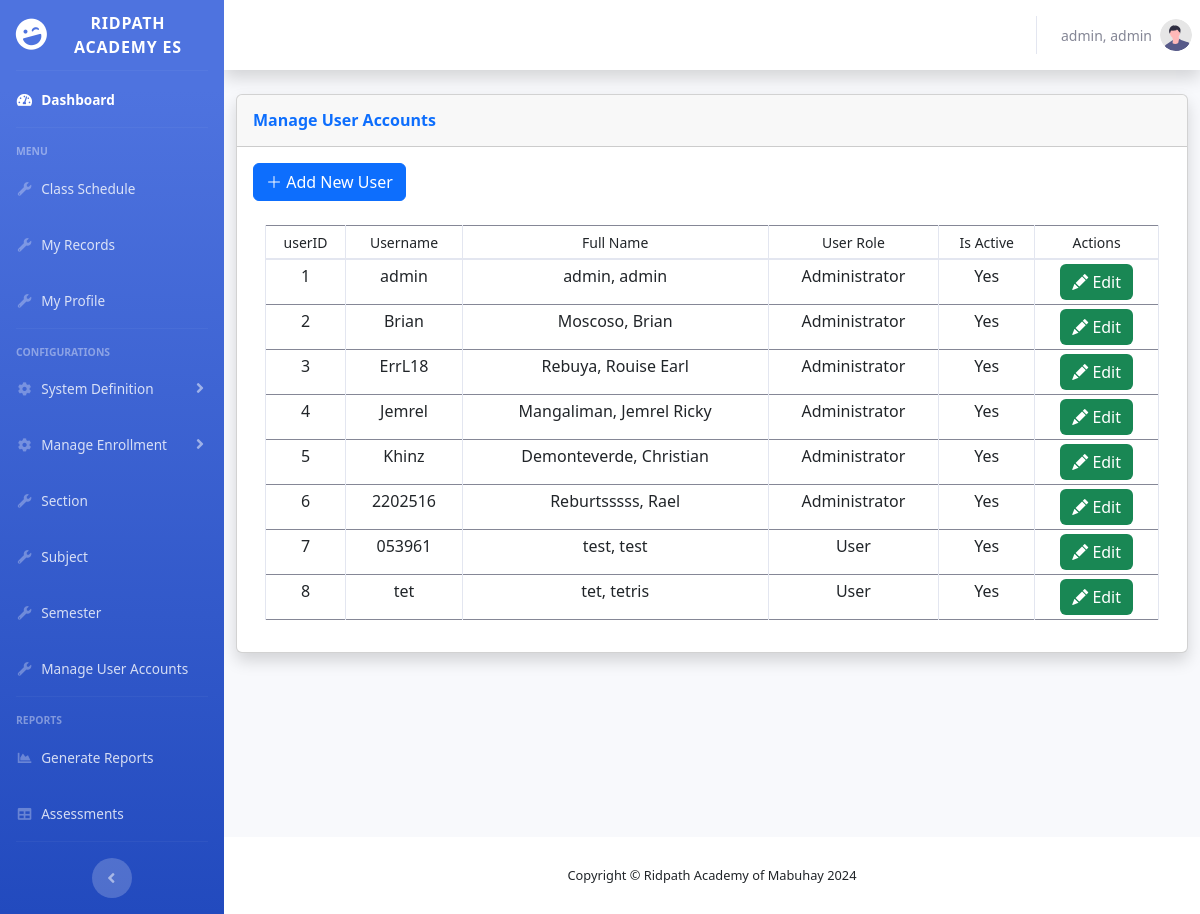
/admin/manageUserAccounts.php (signed in), run on an earlier commit of the app's database.
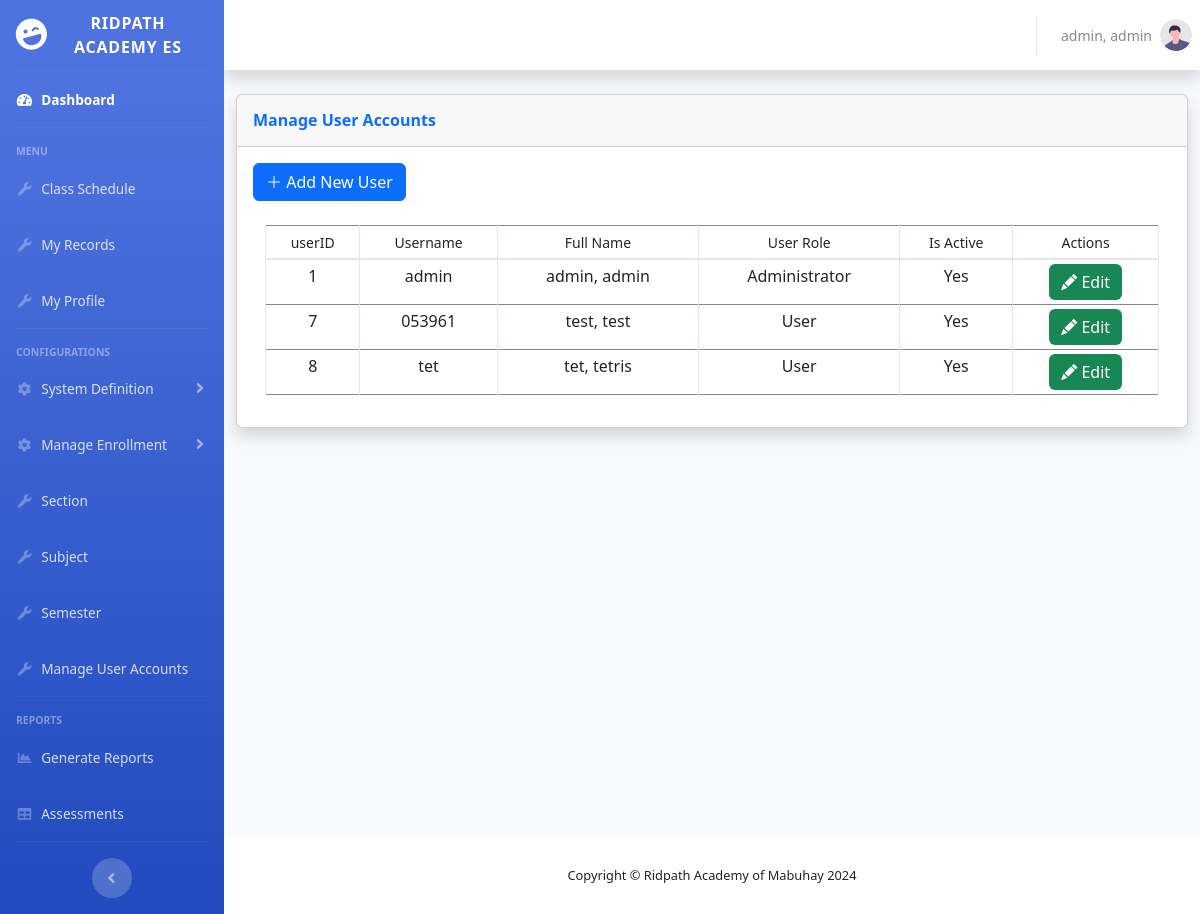
And on a later commit of the database.
### tables this page shows
CREATE TABLE `users` (
  `userID` int(11) NOT NULL,
  `username` varchar(255) NOT NULL,
  `password` varchar(255) NOT NULL,
  `isActive` int(11) NOT NULL,
  `userRole` int(11) NOT NULL,
  `fullname` varchar(200) NOT NULL,
  `lastname` varchar(200) NOT NULL,
  `firstname` varchar(200) NOT NULL
);

### admin/manageUserAccounts.php (the view, shortened to what this page needs)
<?php
    require '../shared/header.php';
?>
                <div class="container-fluid">
                    <div class="row">
                        <div class="col-xl-12 col-lg-12">
                            <div class="card shadow mb-4">
                                <div
                                    class="card-header py-3 d-flex flex-row align-items-center justify-content-between">
                                    <h6 class="m-0 font-weight-bold text-primary">Manage User Accounts</h6>
                                </div>
                                <div class="card-body">
                                    <div class="row" id="page-btn-container">
                                        <div class="col-4">
                                        <button class="btn btn-primary" id="page-btn" data-bs-toggle="modal" data-bs-target="#modal-Add"><i class="bi bi-plus-lg"></i> Add New User</button>
                                        </div>
                                    </div>
                                    <div class="container">
                                    <div class="table-responsive mt-4">
                                    <table class="table table-hover table-bordered table-sm w-100" id="table">
                                        <thead>
                                        <tr>
                                            <th scope="col" class="text-center" id="th"><small>userID</small></th>
                                            <th scope="col" class="text-center" id="th"><small>Username</small></th>
                                            <th scope="col" class="text-center" id="th"><small>Full Name</small></th>
                                            <th scope="col" class="text-center" id="th"><small>User Role</small></th>
                                            <th scope="col" class="text-center" id="th"><small>Is Active</small></th>
                                            <th scope="col" class="text-center" id="th"><small>Actions</small></th>
                                        </tr>
                                        </thead>
                                        <tbody>
                                        <?php
                                        $fetchQuery = "SELECT * FROM users";
                                        $fetchedData = mysqli_query($conn, $fetchQuery);
                                        while($DataArray = mysqli_fetch_assoc($fetchedData)){
                                            $userID = $DataArray['userID'];
                                            $username = $DataArray['username'];
                                            $fullname = $DataArray['fullname'];
                                            $userRole = $DataArray['userRole'];
                                            $status = $DataArray['isActive'];
                                            ?>
                                            <tr>
                                                <td class="text-center" id="td"><?php echo $userID; ?></td>
                                                <td class="text-center" id="td"><?php echo $username; ?></td>
                                                <td class="text-center" id="td"><?php echo $fullname; ?></td>
                                                <td class="text-center" id="td">
                                                    <?php
                                                        if ($userRole == 1)
                                                            echo 'Administrator';
                                                        else
                                                            echo 'User';
                                                     ?>
                                                </td>
                                                <td class="text-center" id="td">
                                                    <?php
                                                        if ($status == 1)
                                                            echo 'Yes';
                                                        else
                                                            echo 'No';
                                                     ?>
                                                </td>
                                                <td class="text-center" id="td">
                                                    <button class="btn btn-success border-0" title="Edit" id="table-button"
                                                            data-bs-toggle="modal"
                                                            data-bs-target="#modal-Edit"
                                                            data-bs-userID="<?php echo $userID;?>"
                                                            >
                                                            <i class="bi bi-pencil-fill" id="table-btn-icon"></i> <span id="tablebutton-text">Edit</span>
                                                    </button>
                                                </td>
                                            </tr>
                                            <?php
                                        }
                                        ?>
                                        </tbody>
                                    </table>
                                    </div>
                                    </div>
                                </div>
                            </div>
                        </div>
                    </div>
                </div>
            </div>
<?php
    require '../shared/footer.php';
?>

### shared/header.php (shortened to what this page needs)
<!DOCTYPE html>
<html lang="en">
<head>
    <link href="../vendor/fontawesome-free/css/all.min.css" rel="stylesheet" type="text/css">
    <link href="../css/sb-admin-2.min.css" rel="stylesheet">
    <link href="../css/bootstrap5.min.css" rel="stylesheet">
    <link rel="stylesheet" href="https://cdn.jsdelivr.net/npm/bootstrap-icons@1.9.1/font/bootstrap-icons.css">
    <link href="../css/style.css" rel="stylesheet">
    <link rel="stylesheet" href="../css/dataTables.bootstrap5.min.css">
</head>
<body id="page-top">
    <div id="wrapper">
        <?php
        require 'sidebar.php';
        ?>
        <div id="content-wrapper" class="d-flex flex-column">
            <div id="content">
                <nav class="navbar navbar-expand navbar-light bg-white topbar mb-4 static-top shadow">
                    <ul class="navbar-nav ml-auto">
                        <li class="nav-item dropdown no-arrow">
                            <a class="nav-link dropdown-toggle" href="#" id="userDropdown" role="button"
                                data-toggle="dropdown" aria-haspopup="true" aria-expanded="false">
                                <span class="mr-2 d-none d-lg-inline text-gray-600 small">
                                    <?php echo $_SESSION['logged_username']; ?>
                                </span>
                                <img class="img-profile rounded-circle"
                                    src="../img/undraw_profile.svg">
                            </a>
                        </li>
                    </ul>
                </nav>

### shared/sidebar.php (shortened to what this page needs)
<ul class="navbar-nav bg-gradient-primary sidebar sidebar-dark accordion" id="accordionSidebar">
<a class="sidebar-brand d-flex align-items-center justify-content-center" href="dashboard.php">
    <div class="sidebar-brand-icon rotate-n-15">
        <i class="fas fa-laugh-wink"></i>
    </div>
    <div class="sidebar-brand-text mx-3">Ridpath Academy ES</div>
</a>
<hr class="sidebar-divider my-0">
<li class="nav-item active">
    <a class="nav-link" href="dashboard.php">
        <i class="fas fa-fw fa-tachometer-alt"></i>
        <span>Dashboard</span></a>
</li>
<hr class="sidebar-divider">
<div class="sidebar-heading">
    Menu
</div>
<li class="nav-item">
    <a class="nav-link" href="classSchedule.php">
        <i class="fas fa-fw fa-wrench"></i>
        <span>Class Schedule</span></a>
</li>
<li class="nav-item">
    <a class="nav-link" href="">
        <i class="fas fa-fw fa-wrench"></i>
        <span>My Records</span></a>
</li>
<li class="nav-item">
    <a class="nav-link" href="profile.php">
        <i class="fas fa-fw fa-wrench"></i>
        <span>My Profile</span></a>
</li>
<hr class="sidebar-divider">
<div class="sidebar-heading">
    Configurations
</div>
<li class="nav-item">
    <a class="nav-link collapsed" href="#" data-toggle="collapse" data-target="#collapseTwo"
        aria-expanded="true" aria-controls="collapseTwo">
        <i class="fas fa-fw fa-cog"></i>
        <span>System Definition</span>
    </a>
</li>
<li class="nav-item">
    <a class="nav-link collapsed" href="#" data-toggle="collapse" data-target="#collapseThree"
        aria-expanded="true" aria-controls="collapseThree">
        <i class="fas fa-fw fa-cog"></i>
        <span>Manage Enrollment</span>
    </a>
</li>
<li class="nav-item">
    <a class="nav-link" href="section.php">
        <i class="fas fa-fw fa-wrench"></i>
        <span>Section</span></a>
</li>
<li class="nav-item">
    <a class="nav-link" href="subject.php">
        <i class="fas fa-fw fa-wrench"></i>
        <span>Subject</span></a>
</li>
<li class="nav-item">
    <a class="nav-link" href="semester.php">
        <i class="fas fa-fw fa-wrench"></i>
        <span>Semester</span></a>
</li>
<li class="nav-item">
    <a class="nav-link" href="manageUserAccounts.php">
        <i class="fas fa-fw fa-wrench"></i>
        <span>Manage User Accounts</span></a>
</li>
<hr class="sidebar-divider">
<div class="sidebar-heading">
    Reports
</div>
<li class="nav-item">
    <a class="nav-link" href="reports.php">
        <i class="fas fa-fw fa-chart-area"></i>
        <span>Generate Reports</span></a>
</li>
<li class="nav-item">
    <a class="nav-link" href="assessments.php">
        <i class="fas fa-fw fa-table"></i>
        <span>Assessments</span></a>
</li>
<hr class="sidebar-divider d-none d-md-block">
<div class="text-center d-none d-md-inline">
    <button class="rounded-circle border-0" id="sidebarToggle"></button>
</div>
</ul>

### shared/footer.php (shortened to what this page needs)
            <footer class="sticky-footer bg-white">
                <div class="container my-auto">
                    <div class="copyright text-center my-auto">
                        <span>Copyright &copy; Ridpath Academy of Mabuhay 2024</span>
                    </div>
                </div>
            </footer>
        </div>
    </div>
</body>
</html>

What changed in the data, as far as the page shows it:
removed users: userID "2", username "Brian", fullname "Moscoso, Brian", userRole "Administrator", isActive "Yes"
removed users: userID "3", username "ErrL18", fullname "Rebuya, Rouise Earl", userRole "Administrator", isActive "Yes"
removed users: userID "4", username "Jemrel", fullname "Mangaliman, Jemrel Ricky", userRole "Administrator", isActive "Yes"
removed users: userID "5", username "Khinz", fullname "Demonteverde, Christian", userRole "Administrator", isActive "Yes"
removed users: userID "6", username "2202516", fullname "Reburtsssss, Rael", userRole "Administrator", isActive "Yes"
